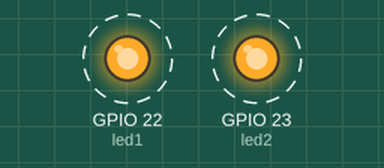
A program run on a simulated ESP32 board running MicroPython. Parts: output pins drawn as LEDs (lit = HIGH). Dashed ring = blinking. Threads take turns every 2 ms.

Above: at 0.12 s.
Timing chart, 0 to 3.0 s (numbered marks = the images above):
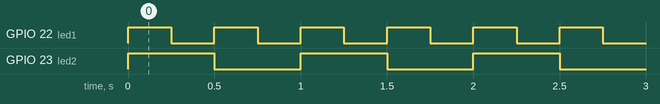

The program:

Control_Concurrente_de_LEDs_con_Hilos.py
```python
import _thread
import time
from machine import Pin

# Definir los pines para los LEDs
led1 = Pin(22, Pin.OUT)  # LED en el pin 2
led2 = Pin(23, Pin.OUT)  # LED en el pin 4

def blink_led(led, delay):
    """Función para hacer parpadear un LED."""
    while True:
        led.value(not led.value())  # Cambiar estado del LED
        time.sleep(delay)  # Esperar el tiempo especificado

# Crear hilos para controlar los LEDs de forma independiente
_thread.start_new_thread(blink_led, (led1, 0.25))  # LED1 parpadea cada 500ms
_thread.start_new_thread(blink_led, (led2, 0.50))  # LED2 parpadea cada 1s

# Mantener el programa principal en ejecución
while True:
    time.sleep(1)  # Evita que el programa termine
```

Measured:
- by itself, GPIO 22 (led1): alternates HIGH for 0.25 s and LOW for 0.25 s
- by itself, GPIO 23 (led2): alternates HIGH for 0.50 s and LOW for 0.50 s
- by itself, everything shown: repeats every 1.0 s, in 4 steps
